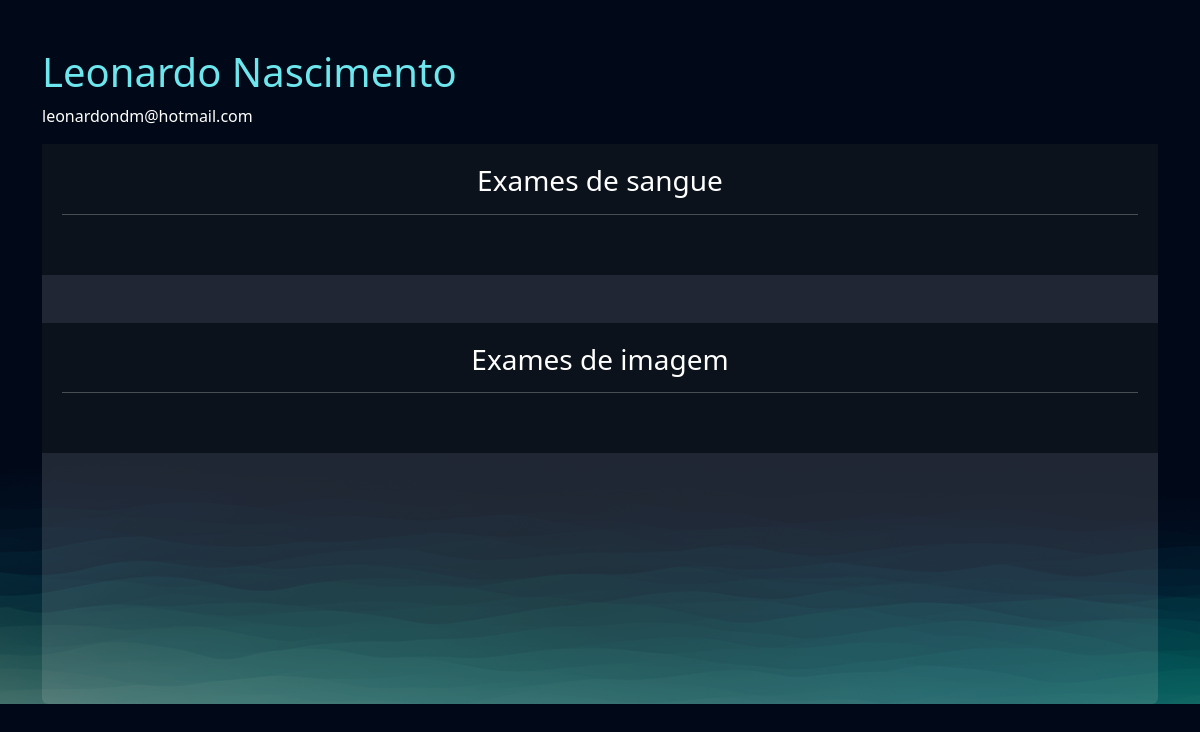
The app's page /empresarial/cliente/1 (signed in), older data.
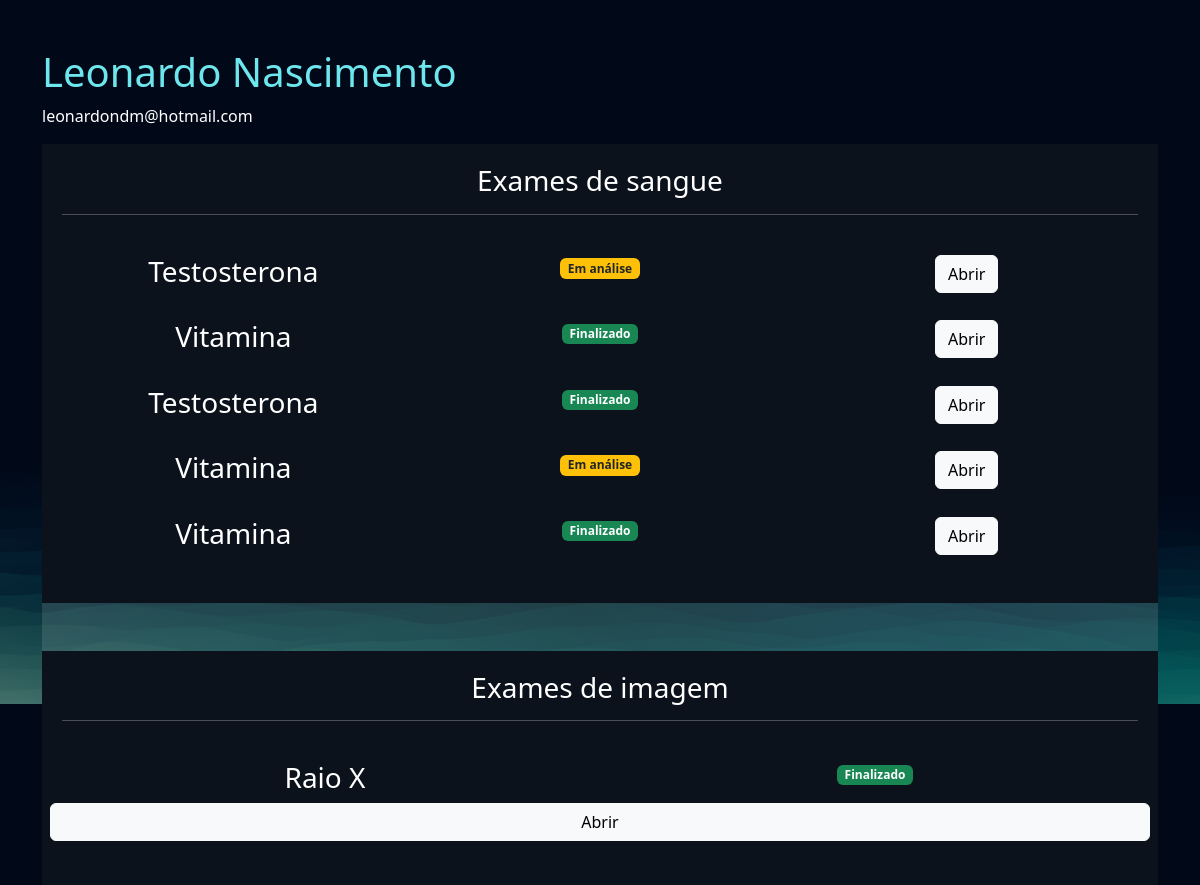
The same page, newer data.
### exames/models.py (models this page shows, shortened)
class SolicitacaoExame(models.Model):
    choice_status = (
        ('E', 'Em análise'),
        ('F', 'Finalizado')
    )
    usuario = models.ForeignKey(User, on_delete=models.DO_NOTHING)
    exame = models.ForeignKey(TiposExames, on_delete=models.DO_NOTHING)
    status = models.CharField(max_length=2, choices=choice_status)
    resultado = models.FileField(upload_to="resultados", null=True, blank=True)
    requer_senha = models.BooleanField(default=False)
    senha = models.CharField(max_length=6, null=True, blank=True)
    def badge_template(self):
        if self.status == 'E':
            classes_css = 'bg-warning text-dark'
            texto = "Em análise"
        elif self.status == 'F':
            classes_css = 'bg-success'
            texto = "Finalizado"
        return mark_safe(f"<span class='badge bg-primary {classes_css}'>{texto}</span>")

class TiposExames(models.Model):
    tipo_choices = (
        ('I', 'Exame de imagem'),
        ('S', 'Exame de Sangue')
    )
    nome = models.CharField(max_length=50)
    tipo = models.CharField(max_length=2, choices=tipo_choices)
    preco = models.FloatField()
    disponivel = models.BooleanField(default=True)
    horario_inicial = models.IntegerField()
    horario_final = models.IntegerField()

### empresarial/views.py (the view)
# urls.py: path('cliente/<int:cliente_id>', views.cliente, name="cliente"),
@staff_member_required
def cliente(request, cliente_id):
    cliente = User.objects.get(id=cliente_id)
    exames = SolicitacaoExame.objects.filter(usuario=cliente)
    return render(request, 'cliente.html', {'cliente': cliente, 'exames': exames})

### empresarial/templates/cliente.html (shortened to what this page needs)
{% extends "bases/base.html" %}
{% load static %}
{% block 'head' %}
    <link href="{% static 'exames/css/css.css' %}" rel="stylesheet">
    <link href="{% static 'exames/css/gerenciar_pedidos.css' %}" rel="stylesheet">
    <link href="{% static 'exames/css/gerenciar_exames.css' %}" rel="stylesheet">
{% endblock 'head' %}
{% block 'conteudo' %}
    <br>
    <br>
    <div class="container">
        <h3 class="font-destaque">{{cliente.get_full_name}}</h3>
        <p>{{cliente.email}}</p>
        <div class="card card-view">
            <div class="sub-card">
                <h3>Exames de sangue</h3>
                <hr>
                <br>
                {% for exame in exames  %}
                    {% if  exame.exame.tipo == 'S'%}
                        <div class="row">
                            <div class="col-md"><h3>{{exame.exame.nome}}</h3></div>
                            <div class="col-md">{{exame.badge_template}}</div>
                            <div class="col-md">
                                <a href="{% url "exame_cliente" exame.id %}" class="btn btn-light">Abrir</a>
                            </div>
                        </div>
                        <br>
                    {% endif %}
                {% endfor %}
            </div>
            <br>
            <br>
            <div class="sub-card">
                <h3>Exames de imagem</h3>
                <hr>
                <br>
                {% for exame in exames  %}
                    {% if  exame.exame.tipo == 'I'%}
                        <div class="row">
                            <div class="col-md"><h3>{{exame.exame.nome}}</h3></div>
                            <div class="col-md">{{exame.badge_template}}</div>
                            <a href="{% url "exame_cliente" exame.id %}" class="btn btn-light">Abrir</a>
                        </div>
                        <br>
                    {% endif %}
                {% endfor %}
            </div>
        </div>
    </div>
{% endblock 'conteudo' %}

Row changes from the older to the newer data that the page shows:
now on this page (row edited): SolicitacaoExame: exame.nome "Testosterona", badge_template "Em análise", shown under "Exames de sangue"
now on this page (row edited): SolicitacaoExame: exame.nome "Vitamina", badge_template "Finalizado", shown under "Exames de sangue"
now on this page (row edited): SolicitacaoExame: exame.nome "Testosterona", badge_template "Finalizado", shown under "Exames de sangue"
now on this page (row edited): SolicitacaoExame: exame.nome "Vitamina", badge_template "Em análise", shown under "Exames de sangue"
added SolicitacaoExame: exame.nome "Vitamina", badge_template "Finalizado", shown under "Exames de sangue"
now on this page (row edited): SolicitacaoExame: exame.nome "Raio X", badge_template "Finalizado", shown under "Exames de imagem"
